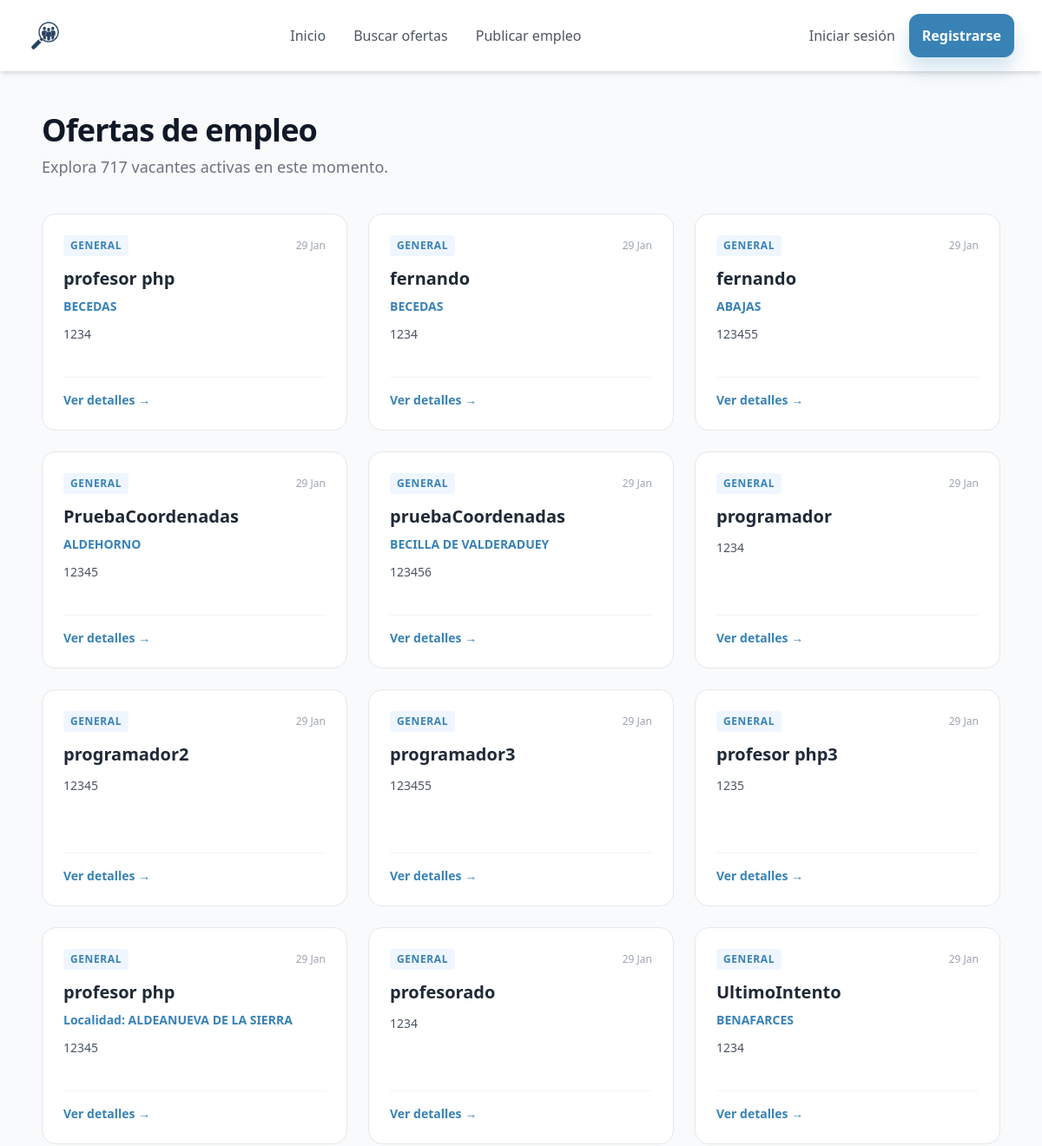
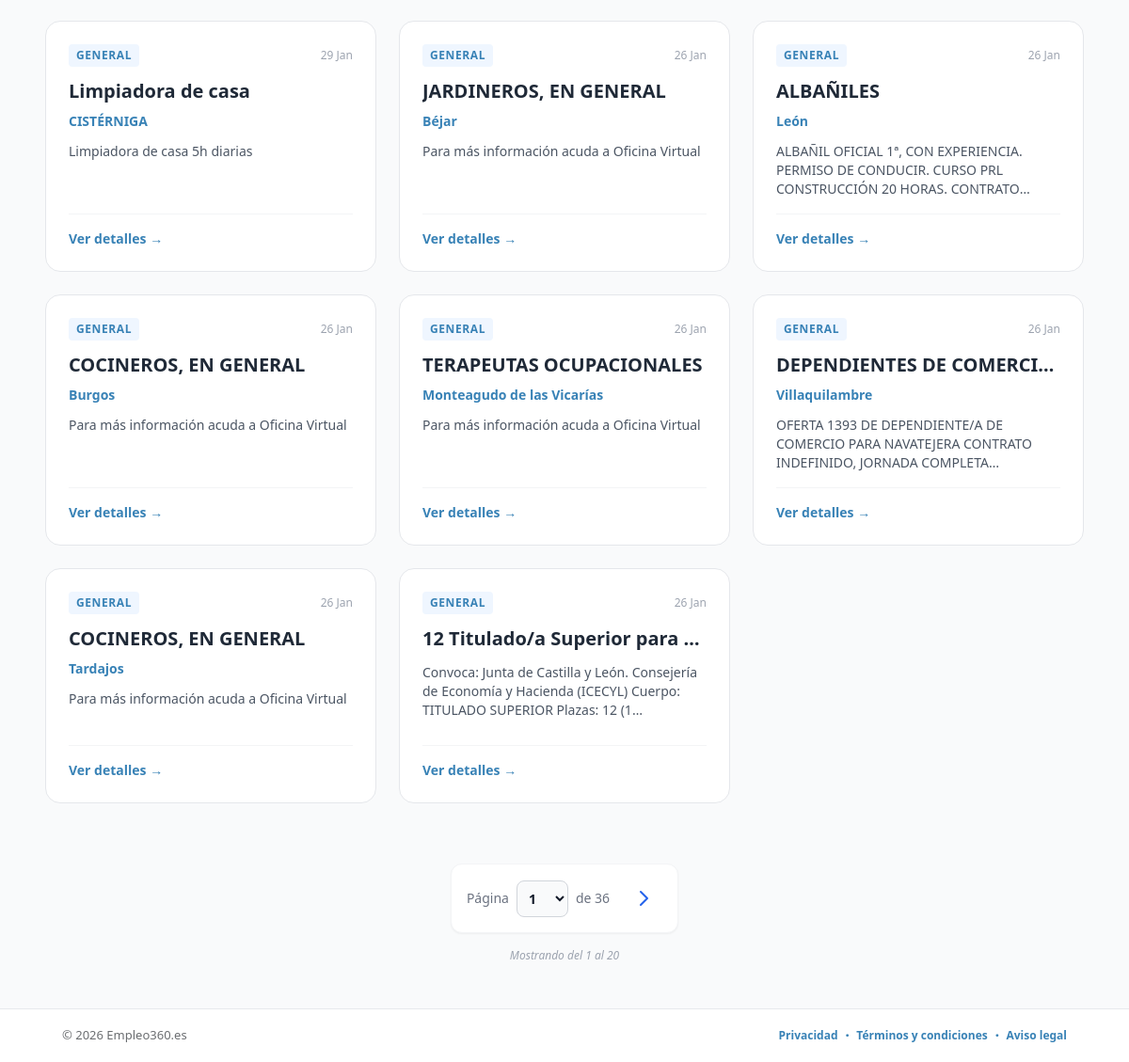
The page /VIEWS/index.php on the database its author committed (2 pictures, top to bottom).
### tables this page shows
CREATE TABLE `ofertas_de_empleo` (
  `Título` varchar(110) DEFAULT NULL,
  `Provincia` varchar(10) DEFAULT NULL,
  `Fecha publicación` varchar(10) DEFAULT NULL,
  `Descripción` varchar(8767) DEFAULT NULL,
  `ProvinciaAlternativa` varchar(15) DEFAULT NULL,
  `FuenteContenido` varchar(17) DEFAULT NULL,
  `ID Localidad` varchar(13) DEFAULT NULL,
  `Localidad` varchar(43) DEFAULT NULL,
  `Latitud` varchar(12) DEFAULT NULL,
  `Longitud` varchar(13) DEFAULT NULL,
  `Código localidad` varchar(2) DEFAULT NULL,
  `Identificador` bigint(13) DEFAULT NULL,
  `actualizacion de metadatos` varchar(10) DEFAULT NULL,
  `Enlace al contenido` varchar(110) DEFAULT NULL,
  `Posicion` varchar(29) DEFAULT NULL
);

### DAO/empleoDAO.PHP (called while the page is built, shortened)
<?php
class EmpleoDAO {
    private PDO $conn;
    public function __construct(PDO $conexion) {
        $this->conn = $conexion;
    }
    public function obtenerEmpleosPaginado(int $inicio, int $cantidad): array {
        try {
            $sql = "SELECT * FROM `ofertas_de_empleo`
                    ORDER BY STR_TO_DATE(`Fecha publicación`, '%Y-%m-%d') DESC
                    LIMIT :inicio, :cantidad";
            $sentencia = $this->conn->prepare($sql);
            $sentencia->bindValue(':inicio', $inicio, PDO::PARAM_INT);
            $sentencia->bindValue(':cantidad', $cantidad, PDO::PARAM_INT);
            $sentencia->execute();
            return $sentencia->fetchAll(PDO::FETCH_ASSOC);
        } catch (PDOException $e) {
            error_log("Error en obtenerEmpleosPaginado: " . $e->getMessage());
            return [];
        }
    }
    public function contarTodos(): int {
        try {
            $res = $this->conn->query("SELECT COUNT(*) FROM `ofertas_de_empleo`");
            return (int)$res->fetchColumn();
        } catch (PDOException $e) {
            return 0;
        }
    }
}

### VIEWS/index.php (the view, shortened to what this page needs)
<?php
require_once("../config/db.php");
require_once("../DAO/EmpleoDAO.php");
require_once ("../CLASSES/empleo.php");
$gestionEmpleos = new EmpleoDAO($conn);
$empleosPorPagina = 20;
$paginaActual = isset($_GET['pagina']) ? max(1, (int)$_GET['pagina']) : 1;
$inicio = ($paginaActual - 1) * $empleosPorPagina;
$empleos = $gestionEmpleos->obtenerEmpleosPaginado($inicio, $empleosPorPagina);
$totalEmpleos = $gestionEmpleos->contarTodos();
$totalPaginas = ceil($totalEmpleos / $empleosPorPagina);
?>
<!DOCTYPE html>
<html lang="es">
<head>
    <script src="https://cdn.tailwindcss.com"></script>
</head>
<body class="bg-gray-50">
    <?php include("../includes/header.php"); ?>
    <main class="max-w-6xl mx-auto py-12 px-6">
        <div class="mb-10">
            <h1 class="text-4xl font-extrabold text-gray-900 tracking-tight">Ofertas de empleo</h1>
            <p class="text-gray-500 mt-2 text-lg">Explora <?php echo $totalEmpleos; ?> vacantes activas en este momento.</p>
        </div>
        <div class="grid grid-cols-1 md:grid-cols-2 lg:grid-cols-3 gap-6">
            <?php foreach ($empleos as $empleo): ?>
                <article class="job-card min-h-[250px]">
                    <div>
                        <div class="flex items-center justify-between mb-3">
                            <span class="text-xs font-bold uppercase tracking-wider text-[#3882B6] bg-blue-50 px-2 py-1 rounded">
                                <?php echo htmlspecialchars($empleo['Categoría'] ?? 'General'); ?>
                            </span>
                            <span class="text-gray-400 text-xs">
                                <?php echo date('d M', strtotime($empleo["Fecha publicación"])); ?>
                            </span>
                        </div>
                        <h2 class="text-xl font-bold text-gray-800 mb-2 line-clamp-1">
                            <?php echo htmlspecialchars($empleo['Título']); ?>
                        </h2>
                        <p class="text-[#3882B6] font-semibold text-sm mb-3">
                            <?php echo htmlspecialchars($empleo['Localidad']); ?>
                        </p>
                        <p class="text-gray-600 text-sm line-clamp-3 mb-4">
                            <?php
                                $descripcion = $empleo['Descripción'];
                                echo htmlspecialchars(strip_tags($descripcion));
                            ?>
                        </p>
                    </div>
                    <div class="flex items-center justify-between pt-4 border-t border-gray-100">
                        <a href="<?php echo $empleo['Enlace al contenido']; ?>" target="_blank" class="text-[#3882B6] font-bold text-sm hover:text-blue-800 transition-colors">
                            Ver detalles →
                        </a>
                    </div>
                </article>
            <?php endforeach; ?>
        </div>
        <?php if ($totalPaginas > 1): ?>
            <nav class="mt-16 flex flex-col items-center gap-4">
                <div class="flex items-center gap-4 bg-white p-4 rounded-xl shadow-sm border border-gray-100">
                    <div class="flex items-center gap-2">
                        <span class="text-sm text-gray-500 font-medium">Página</span>
                        <select onchange="window.location.href='?pagina=' + this.value" class="bg-gray-50 border border-gray-300 text-gray-900 text-sm rounded-lg focus:ring-blue-500 focus:border-blue-500 block p-2 font-bold outline-none">
                            <?php for ($i = 1; $i <= $totalPaginas; $i++): ?>
                                <option value="<?php echo $i; ?>" <?php echo ($i === $paginaActual) ? 'selected' : ''; ?>>
                                    <?php echo $i; ?>
                                </option>
                            <?php endfor; ?>
                        </select>
                        <span class="text-sm text-gray-500 font-medium">de <?php echo $totalPaginas; ?></span>
                    </div>
                    <?php if ($paginaActual < $totalPaginas): ?>
                        <a href="?pagina=<?php echo $paginaActual + 1; ?>" class="text-blue-600 hover:bg-blue-50 p-2 rounded-lg transition">
                            <svg xmlns="http://www.w3.org/2000/svg" class="h-6 w-6" fill="none" viewBox="0 0 24 24" stroke="currentColor">
                                <path stroke-linecap="round" stroke-linejoin="round" stroke-width="2" d="M9 5l7 7-7 7" />
                            </svg>
                        </a>
                    <?php endif; ?>
                </div>
                <p class="text-xs text-gray-400 italic">
                    Mostrando del <?php echo $inicio + 1; ?> al <?php echo min($inicio + $empleosPorPagina, $totalEmpleos); ?>
                </p>
            </nav>
        <?php endif; ?>
    </main>
    <?php  include '../INCLUDES/footer.php'; ?>
</body>
</html>

### INCLUDES/header.php (shortened to what this page needs)
<?php
function esAdmin() {
    return isset($_SESSION['rol']) && $_SESSION['rol'] === 'administrador';
}
?>
<head>
    <link rel="stylesheet" href="../ASSETS/css/components.css">
    <script src="https://cdn.tailwindcss.com"></script>
</head>
<nav class="flex items-center justify-between px-8 py-4 bg-white shadow-md w-full">
    <div class="flex items-center">
        <a href="index.php">
            <img src="../ASSETS/img/logo.png" alt="Logo" class="h-10 w-auto hover:opacity-80 transition">
        </a>
    </div>
    <div class="hidden md:flex gap-8">
        <a href="index.php" class="text-gray-600 hover:text-blue-600 font-medium transition-colors">Inicio</a>
        <a href="buscarEmpleo.php" class="text-gray-600 hover:text-blue-600 font-medium transition-colors">Buscar ofertas</a>
        <a href="crearEmpleo.php" class="text-gray-600 hover:text-blue-600 font-medium transition-colors">Publicar empleo</a>
    </div>
    <div class="flex items-center gap-4">
        <?php if (isset($_SESSION['nombre'])): ?>
            <div class="relative group">
                <button class="flex items-center gap-2 focus:outline-none">
                    <div class="w-10 h-10 <?php echo esAdmin() ? 'bg-purple-100' : 'bg-blue-100'; ?> rounded-full flex items-center justify-center border-2 border-transparent group-hover:border-<?php echo esAdmin() ? 'purple' : 'blue'; ?>-400 transition-all">
                        <svg xmlns="http://www.w3.org/2000/svg" class="h-6 w-6 <?php echo esAdmin() ? 'text-purple-600' : 'text-blue-600'; ?>" fill="none" viewBox="0 0 24 24" stroke="currentColor">
                            <path stroke-linecap="round" stroke-linejoin="round" stroke-width="2" d="M16 7a4 4 0 11-8 0 4 4 0 018 0zM12 14a7 7 0 00-7 7h14a7 7 0 00-7-7z" />
                        </svg>
                    </div>
                    <span class="hidden sm:block text-sm font-medium text-gray-700">
                        <?php echo htmlspecialchars($_SESSION['nombre'] ?? 'Mi Perfil'); ?>
                        <?php if (esAdmin()): ?>
                            <span class="text-xs text-purple-600 font-bold ml-1">(Admin)</span>
                        <?php endif; ?>
                    </span>
                </button>
                <div class="absolute right-0 mt-0 w-48 bg-white border border-gray-100 shadow-xl rounded-xl py-2 z-50 invisible group-hover:visible opacity-0 group-hover:opacity-100 transition-all duration-200 transform origin-top-right">
                    <div class="px-4 py-2 border-bottom border-gray-50 text-xs text-gray-400 uppercase font-bold tracking-wider">
                        Cuenta
                    </div>
                    <a href="perfil.php" class="block px-4 py-2 text-sm text-gray-700 hover:bg-blue-50 hover:text-blue-600 transition">Ver perfil</a>
                    <?php if (esAdmin()): ?>
                        <hr class="my-1 border-gray-100">
                        <div class="px-4 py-2 text-xs text-purple-400 uppercase font-bold tracking-wider">
                            Administración
                        </div>
                        <a href="admin/dashboard.php" class="block px-4 py-2 text-sm text-gray-700 hover:bg-purple-50 hover:text-purple-600 transition">Panel de control</a>
                        <a href="admin/usuarios.php" class="block px-4 py-2 text-sm text-gray-700 hover:bg-purple-50 hover:text-purple-600 transition">Gestionar usuarios</a>
                        <a href="admin/empleos.php" class="block px-4 py-2 text-sm text-gray-700 hover:bg-purple-50 hover:text-purple-600 transition">Gestionar empleos</a>
                    <?php endif; ?>
                    <hr class="my-1 border-gray-100">
                    <a href="../AUTH/logout.php" class="block px-4 py-2 text-sm text-red-600 hover:bg-red-50 font-semibold transition">Cerrar sesión</a>
                </div>
            </div>
        <?php else: ?>
            <a href="login.php" class="text-gray-600 hover:text-blue-600 font-medium transition">Iniciar sesión</a>
            <a href="register.php" class="btn-primary !w-auto inline-flex items-center justify-center">
                Registrarse
            </a>
        <?php endif; ?>
    </div>
</nav>

### INCLUDES/footer.php
<footer class="site-footer">
    <div class="site-footer__inner">
        <span class="site-footer__copy">
            © <?= date('Y') ?> Empleo360.es
        </span>
        <span class="site-footer__meta">
            <a class="site-footer__link" href="privacidad.php">Privacidad</a>
            <span class="site-footer__sep">·</span>
            <a class="site-footer__link" href="terminos.php">Términos y condiciones</a>
            <span class="site-footer__sep">·</span>
            <a class="site-footer__link" href="aviso-legal.php">Aviso legal</a>
        </span>
    </div>
</footer>

### ASSETS/css/components.css (style rules this page uses)
:root { --c-primary: #2B2F33; --c-secondary: #3882B6; --c-accent: #F59E0B; --c-bg: #FAFAFA; --c-surface: #E5E7EB; --radius: 14px; --border: 1px solid rgba(43,47,51,.14); --shadow: 0 18px 45px rgba(0,0,0,.10); --text: var(--c-primary); --muted: rgba(43,47,51,.70); --focus: 0 0 0 3px rgba(56,130,182,.22); }
.site-footer { width: 100%; border-top: 1px solid rgba(229,231,235,.9); background: #fff; color: var(--muted); font-family: system-ui, -apple-system, Segoe UI, Roboto, Arial, sans-serif; }
.site-footer__inner { max-width: 1100px; margin: 0 auto; padding: 18px 16px; display: flex; align-items: center; justify-content: space-between; gap: 12px; font-size: 13px; }
.site-footer__meta { display: inline-flex; align-items: center; gap: 8px; font-size: 12px; color: rgba(43,47,51,.55); }
.site-footer__link { color: var(--c-secondary); text-decoration: none; font-weight: 650; }
.site-footer__sep { margin: 0; color: var(--c-secondary); font-weight: 1000; font-size: 1.1em; }
.btn-primary { width: 100%; padding: 12px 14px; border-radius: 12px; border: 1px solid transparent; background: var(--c-secondary); color: #fff; font-weight: 750; cursor: pointer; box-shadow: 0 14px 22px rgba(56,130,182,.22); transition: filter .15s ease, transform .05s ease, box-shadow .15s ease; }

### rows shown on the page
ofertas_de_empleo: Categoría "GENERAL", Fecha publicación "29 Jan", Título "profesor php", Localidad "BECEDAS", Descripción "1234"
ofertas_de_empleo: Categoría "GENERAL", Fecha publicación "29 Jan", Título "fernando", Localidad "BECEDAS", Descripción "1234"
ofertas_de_empleo: Categoría "GENERAL", Fecha publicación "29 Jan", Título "fernando", Localidad "ABAJAS", Descripción "123455"
ofertas_de_empleo: Categoría "GENERAL", Fecha publicación "29 Jan", Título "PruebaCoordenadas", Localidad "ALDEHORNO", Descripción "12345"
ofertas_de_empleo: Categoría "GENERAL", Fecha publicación "29 Jan", Título "pruebaCoordenadas", Localidad "BECILLA DE VALDERADUEY", Descripción "123456"
ofertas_de_empleo: Categoría "GENERAL", Fecha publicación "29 Jan", Título "programador", Descripción "1234"
ofertas_de_empleo: Categoría "GENERAL", Fecha publicación "29 Jan", Título "programador2", Descripción "12345"
ofertas_de_empleo: Categoría "GENERAL", Fecha publicación "29 Jan", Título "programador3", Descripción "123455"
ofertas_de_empleo: Categoría "GENERAL", Fecha publicación "29 Jan", Título "profesor php3", Descripción "1235"
ofertas_de_empleo: Categoría "GENERAL", Fecha publicación "29 Jan", Título "profesor php", Localidad "Localidad: ALDEANUEVA DE LA SIERRA", Descripción "12345"
ofertas_de_empleo: Categoría "GENERAL", Fecha publicación "29 Jan", Título "profesorado", Descripción "1234"
ofertas_de_empleo: Categoría "GENERAL", Fecha publicación "29 Jan", Título "UltimoIntento", Localidad "BENAFARCES", Descripción "1234"
ofertas_de_empleo: Categoría "GENERAL", Fecha publicación "29 Jan", Título "Limpiadora de casa", Localidad "CISTÉRNIGA", Descripción "Limpiadora de casa 5h diarias"
ofertas_de_empleo: Categoría "GENERAL", Fecha publicación "26 Jan", Título "JARDINEROS, EN GENERAL", Localidad "Béjar", Descripción "Para más información acuda a Oficina Virtual"
ofertas_de_empleo: Categoría "GENERAL", Fecha publicación "26 Jan", Título "ALBAÑILES", Localidad "León", Descripción "ALBAÑIL OFICIAL 1ª, CON EXPERIENCIA. PERMISO DE CONDUCIR. CURSO PRL CONSTRUCCIÓN 20 HORAS.…"
ofertas_de_empleo: Categoría "GENERAL", Fecha publicación "26 Jan", Título "COCINEROS, EN GENERAL", Localidad "Burgos", Descripción "Para más información acuda a Oficina Virtual"
ofertas_de_empleo: Categoría "GENERAL", Fecha publicación "26 Jan", Título "TERAPEUTAS OCUPACIONALES", Localidad "Monteagudo de las Vicarías", Descripción "Para más información acuda a Oficina Virtual"
ofertas_de_empleo: Categoría "GENERAL", Fecha publicación "26 Jan", Título "DEPENDIENTES DE…", Localidad "Villaquilambre", Descripción "OFERTA 1393 DE DEPENDIENTE/A DE COMERCIO PARA NAVATEJERA CONTRATO INDEFINIDO, JORNADA…"
ofertas_de_empleo: Categoría "GENERAL", Fecha publicación "26 Jan", Título "COCINEROS, EN GENERAL", Localidad "Tardajos", Descripción "Para más información acuda a Oficina Virtual"
ofertas_de_empleo: Categoría "GENERAL", Fecha publicación "26 Jan", Título "12 Titulado/a Superior para…", Descripción "Convoca: Junta de Castilla y León. Consejería de Economía y Hacienda (ICECYL) Cuerpo: TITULADO SUPERIOR Plazas: 12…"

### other values the page prints
$totalEmpleos "717"
$totalPaginas "36"
$inicio + 1 "1"
min($inicio + $empleosPorPagina, $totalEmpleos) "20"
form field value "1"
